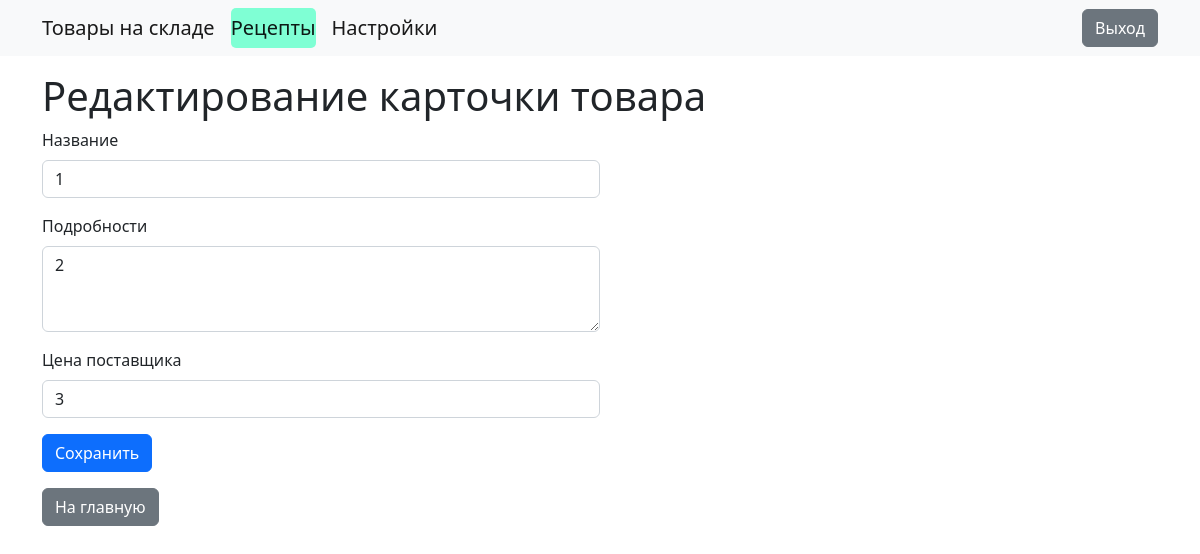
Before: /prise/edit/1 (signed in) with the older database file.
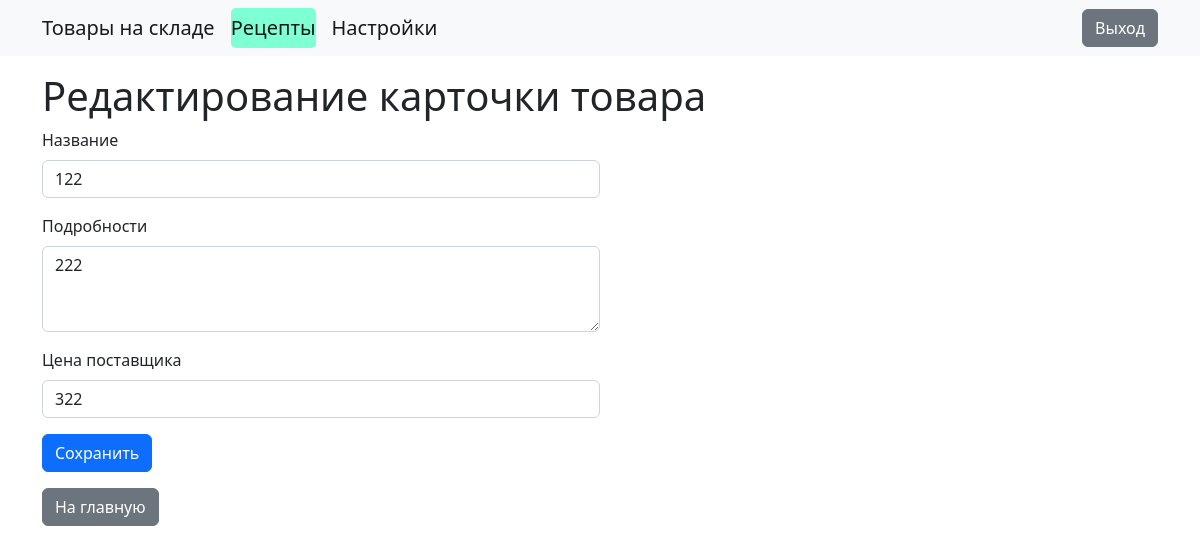
After: the same page with the newer database file.
### dbbase.py (models this page shows, shortened)
class Prise(Base):
    __tablename__ = 'prise'
    id = Column(Integer(), primary_key=True, autoincrement="auto")
    name = Column(String(50), unique=True, nullable=False)
    description = Column(String(50))
    price = Column(Integer(), nullable=False)
    recept = Column(String(500), nullable=False)

### prise_sys.py (the view)
@app.route('/prise/edit/<int:id>', methods=['GET', 'POST'])
def edit_prise(id):
    if not log_question():
        return render_template('regandlog/log.html')
    patient = contr.find_prise(id=id)
    if request.method == 'POST':
        patient.name = request.form['name']
        patient.description = request.form['description']
        patient.price = int(request.form['price'])
        contr.commit()
        return redirect('/prise')
    return render_template('prise/edit_prise.html', product=patient, choise='prise')

### dbbase.py (called while the page is built)
    def find_prise(self, name=None, id=None):
        if not (name or id):
            raise Exception('Не указано имя или id')
        if name:
            tolk = (self.session.query(Prise).filter(
                Prise.name == name
            ).first())
        else:
            tolk = (self.session.query(Prise).filter(
                Prise.id == id
            ).first())
        return tolk

    def load_user(self, user_id):
        return self.session.query(User).get(int(user_id))

    def user_get_p(self, username):
        return self.session.query(User).filter_by(username=username).first()

### log_sys.py (called while the page is built)
@login_manager.user_loader
def load_user(user_id):
    return contr.load_user(user_id)

### main.py (called while the page is built)
def log_question():
    if current_user.is_authenticated:
        user = contr.user_get_p(current_user.username)
        if user and user.ok:
            print(3)
            return True
        print(1, user, user.ok)
        return False
    else:
        print(2)
        return False

### templates/prise/edit_prise.html
{% extends 'base.html' %}
{% block content %}
<h1>Редактирование карточки товара</h1>
<div class="col-6">
    <form method="post" action="{{ url_for('edit_prise', id=product.id) }}">
        <div class="mb-3">
            <label for="name" class="form-label">Название</label>
            <input type="text" class="form-control" id="name" name="name" value="{{ product.name }}" required>
        </div>
        <div class="mb-3">
            <label class="form-label">Подробности</label>
            <textarea class="form-control" id="description" name="description" rows="3" required>{{ product.description }}</textarea>
        </div>
        <div class="mb-3">
            <label class="form-label">Цена поставщика</label>
            <input type="text" class="form-control" id="price" name="price" value="{{ product.price }}" required>
        </div>
        <button type="submit" class="btn btn-primary">Сохранить</button>
    </form>
    <a href="/" class="btn btn-secondary mt-3">На главную</a>
</div>
{% endblock %}

Changed rows visible on the page:
changed Prise: name "1" → "122"; description "2" → "222"; price "3" → "322"
